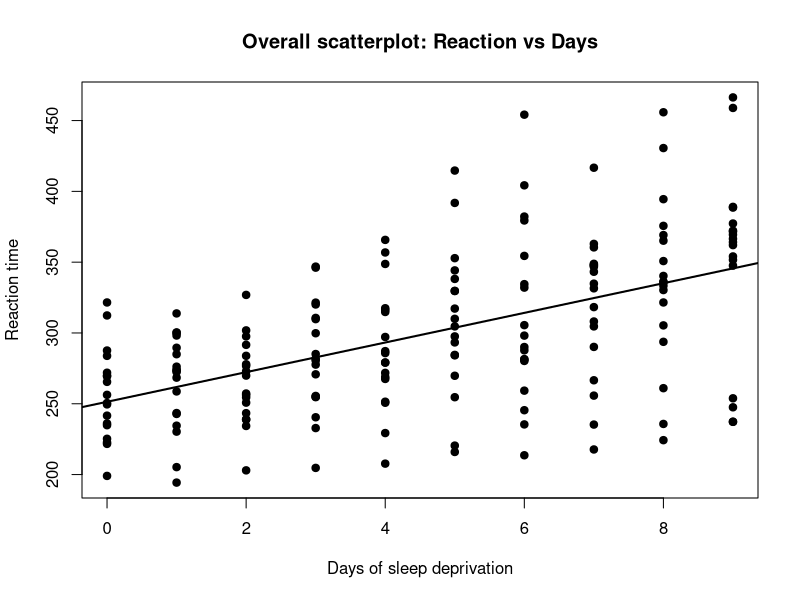
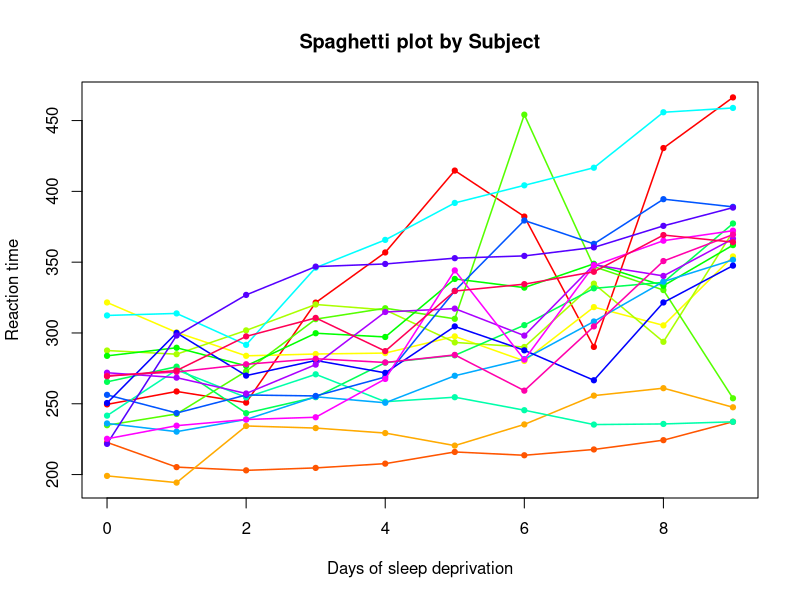
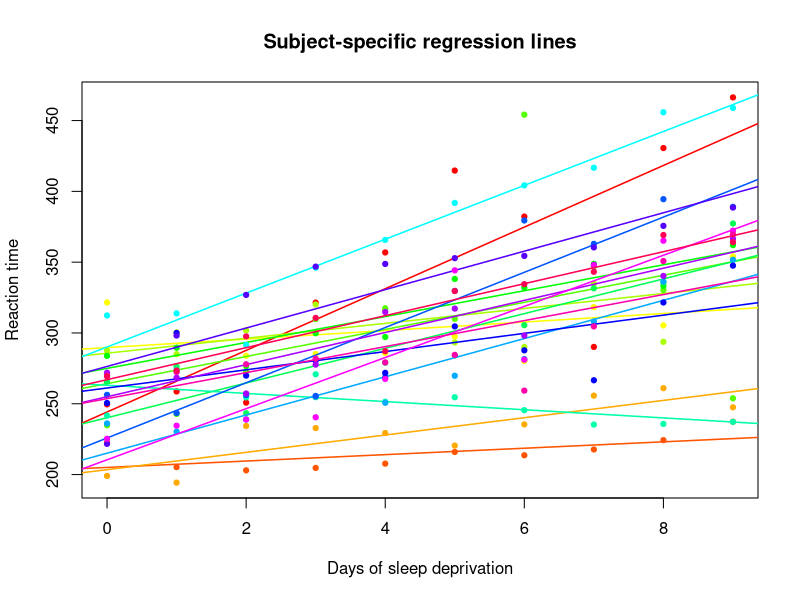
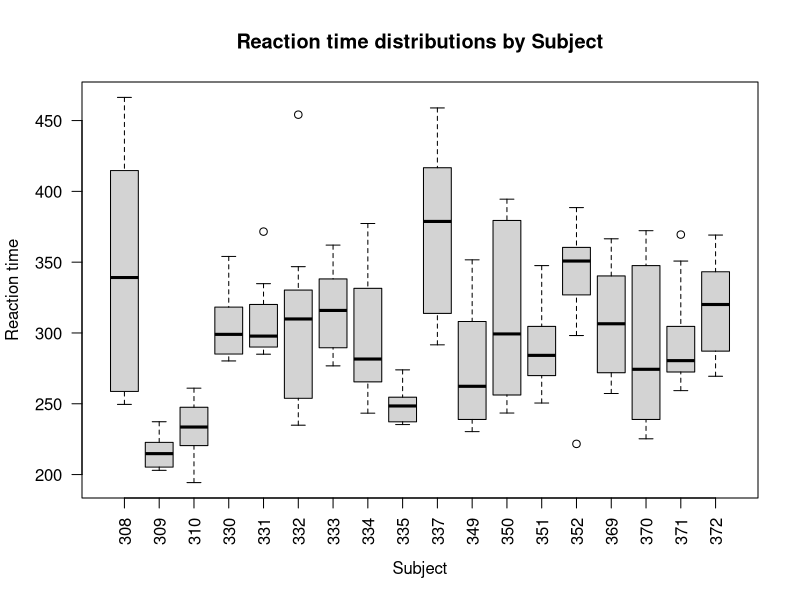
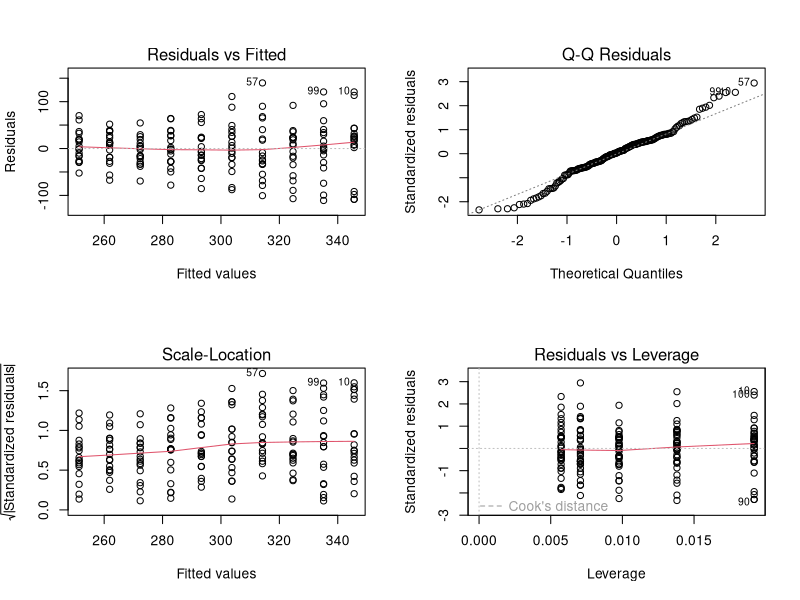
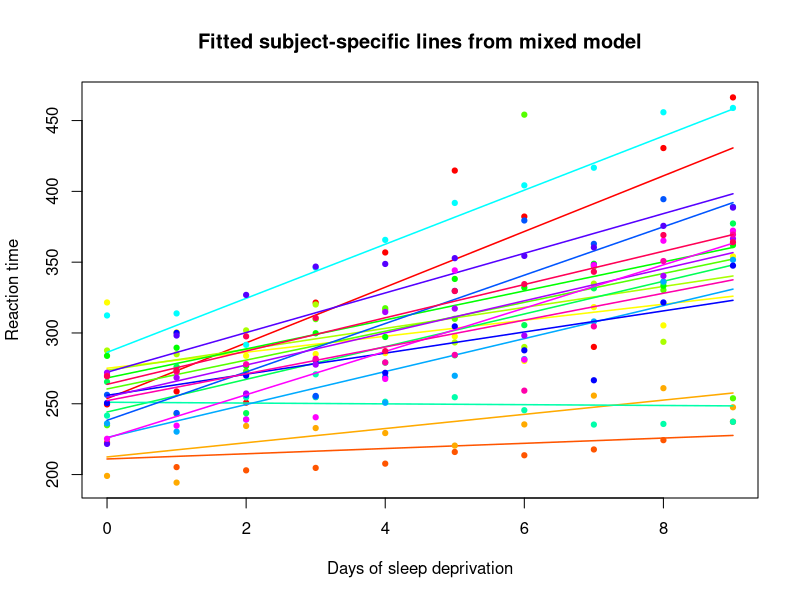
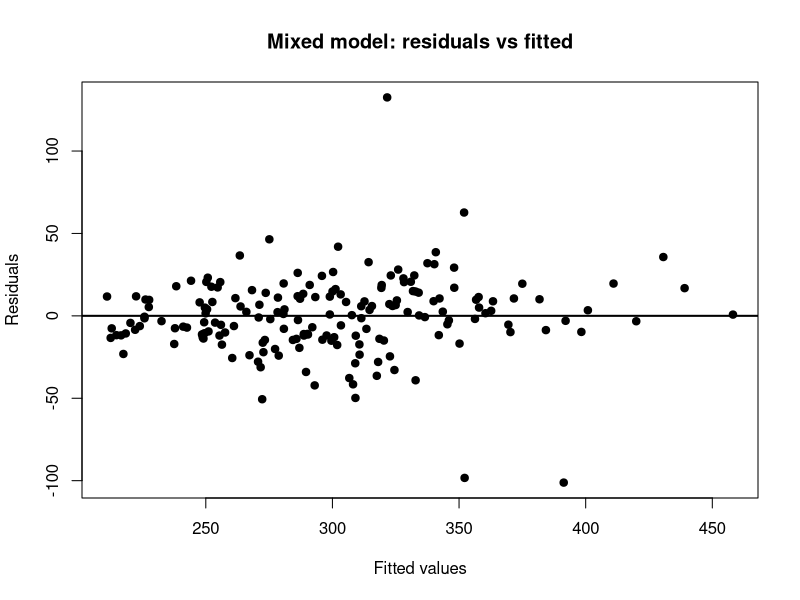
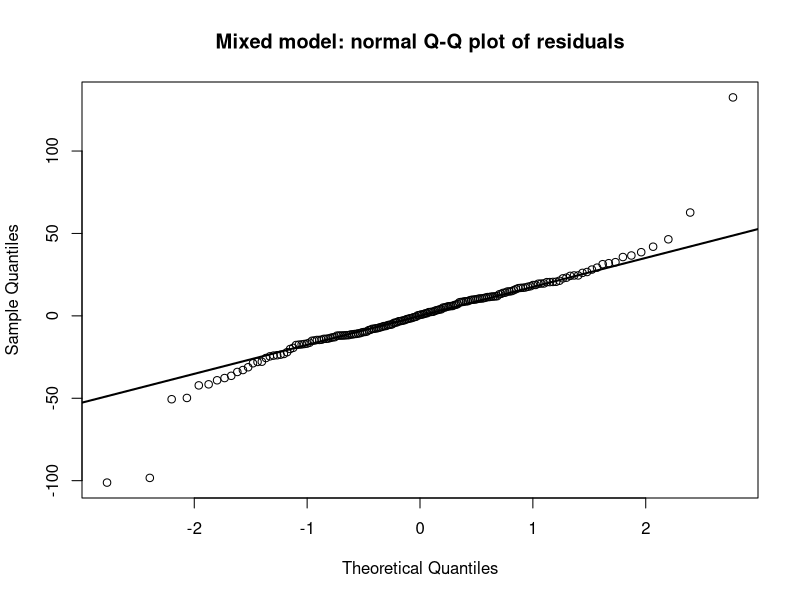

These figures' R source, in order:
## ============================================================
## Classroom demo: random effects models using sleepstudy
## Data: lme4::sleepstudy
## Goals:
##   1. Visualize group structure and within-subject dependence
##   2. Use plots to motivate random intercepts and random slopes
##   3. Fit mixed models with REML
##   4. Compare candidate random-effects structures
##   5. Conduct diagnostics
## ============================================================

## install.packages("lme4")   # uncomment if needed
library(lme4)

## ------------------------------------------------------------
## 1. Load data and inspect structure
## ------------------------------------------------------------
data("sleepstudy", package = "lme4")

str(sleepstudy)
head(sleepstudy)

cat("\n--- Basic structure ---\n")
cat("Number of observations:", nrow(sleepstudy), "\n")
cat("Number of subjects:", length(unique(sleepstudy$Subject)), "\n")
cat("Days observed per subject:\n")
print(table(sleepstudy$Subject))

## Variables:
## Reaction = reaction time
## Days     = number of days of sleep deprivation
## Subject  = subject ID

## ------------------------------------------------------------
## 2. Basic exploratory plots
## ------------------------------------------------------------

## Overall scatterplot
plot(Reaction ~ Days, data = sleepstudy,
     pch = 19,
     xlab = "Days of sleep deprivation",
     ylab = "Reaction time",
     main = "Overall scatterplot: Reaction vs Days")

## Add pooled OLS line
abline(lm(Reaction ~ Days, data = sleepstudy), lwd = 2)

cat("\nInterpretation:\n")
cat("* There is an overall upward trend: reaction time tends to increase with Days.\n")
cat("* But this plot ignores that measurements are repeated within Subject.\n")

## ------------------------------------------------------------
## 3. Spaghetti plot: key plot for group structure
## ------------------------------------------------------------

subjects <- levels(sleepstudy$Subject)
cols <- rainbow(length(subjects))

plot(range(sleepstudy$Days), range(sleepstudy$Reaction),
     type = "n",
     xlab = "Days of sleep deprivation",
     ylab = "Reaction time",
     main = "Spaghetti plot by Subject")

for (i in seq_along(subjects)) {
  dsub <- subset(sleepstudy, Subject == subjects[i])
  lines(dsub$Days, dsub$Reaction, col = cols[i], lwd = 1.5)
  points(dsub$Days, dsub$Reaction, col = cols[i], pch = 19, cex = 0.7)
}

cat("\nInterpretation of spaghetti plot:\n")
cat("* Subjects clearly differ in baseline reaction time at Day 0.\n")
cat("* Subjects also appear to differ in the rate of increase over Days.\n")
cat("* This suggests both a random intercept and possibly a random slope.\n")

## ------------------------------------------------------------
## 4. Subject-specific OLS fits to visualize variation in slopes
## ------------------------------------------------------------

plot(range(sleepstudy$Days), range(sleepstudy$Reaction),
     type = "n",
     xlab = "Days of sleep deprivation",
     ylab = "Reaction time",
     main = "Subject-specific regression lines")

for (i in seq_along(subjects)) {
  dsub <- subset(sleepstudy, Subject == subjects[i])
  fit_sub <- lm(Reaction ~ Days, data = dsub)
  abline(fit_sub, col = cols[i], lwd = 1.5)
  points(dsub$Days, dsub$Reaction, col = cols[i], pch = 19, cex = 0.7)
}

cat("\nInterpretation of subject-specific lines:\n")
cat("* Intercepts vary noticeably across subjects.\n")
cat("* Slopes also vary, though perhaps less dramatically than intercepts.\n")
cat("* This motivates trying:\n")
cat("    1. random intercept model\n")
cat("    2. random intercept + random slope model\n")

## ------------------------------------------------------------
## 5. Boxplots by Subject to show between-subject variation
## ------------------------------------------------------------

boxplot(Reaction ~ Subject, data = sleepstudy,
        las = 2,
        xlab = "Subject",
        ylab = "Reaction time",
        main = "Reaction time distributions by Subject")

cat("\nInterpretation of boxplots:\n")
cat("* Distributions differ across subjects, supporting subject-level heterogeneity.\n")
cat("* This is incompatible with a simple iid-error linear regression model.\n")

## ------------------------------------------------------------
## 6. Compare to pooled OLS (incorrect independence assumption)
## ------------------------------------------------------------

fit_ols <- lm(Reaction ~ Days, data = sleepstudy)

cat("\n--- Pooled OLS summary ---\n")
print(summary(fit_ols))

par(mfrow = c(2, 2))
plot(fit_ols)
par(mfrow = c(1, 1))

cat("\nWhy pooled OLS is inadequate:\n")
cat("* It ignores repeated measures within Subject.\n")
cat("* Residuals are treated as independent, which is not appropriate here.\n")
cat("* Any subject-level structure is forced into the residuals.\n")

## ------------------------------------------------------------
## 7. Fit mixed models using REML
## ------------------------------------------------------------

## Random intercept model
fit_ri <- lmer(Reaction ~ Days + (1 | Subject),
               data = sleepstudy, REML = TRUE)

## Random intercept + random slope model
fit_ris <- lmer(Reaction ~ Days + (Days | Subject),
                data = sleepstudy, REML = TRUE)

cat("\n--- Random intercept model (REML) ---\n")
print(summary(fit_ri))

cat("\n--- Random intercept + random slope model (REML) ---\n")
print(summary(fit_ris))

cat("\nInterpretation:\n")
cat("* In the random intercept model, each subject gets their own baseline level.\n")
cat("* In the random slope model, each subject gets their own baseline and slope.\n")
cat("* Because the spaghetti plot showed both vertical shifts and slope differences,\n")
cat("  the random slope model is often more scientifically appropriate.\n")

## ------------------------------------------------------------
## 8. Extract and interpret variance components
## ------------------------------------------------------------

cat("\n--- Variance components: random intercept model ---\n")
print(VarCorr(fit_ri), comp = c("Variance", "Std.Dev."))

cat("\n--- Variance components: random intercept + slope model ---\n")
print(VarCorr(fit_ris), comp = c("Variance", "Std.Dev."))

## ICC for random intercept model
vc_ri <- as.data.frame(VarCorr(fit_ri))
sigma_u2 <- vc_ri$vcov[vc_ri$grp == "Subject"]
sigma_e2 <- vc_ri$vcov[vc_ri$grp == "Residual"]
icc <- sigma_u2 / (sigma_u2 + sigma_e2)

cat("\n--- Intraclass correlation (random intercept model) ---\n")
cat("ICC =", round(icc, 3), "\n")

cat("\nInterpretation of ICC:\n")
cat("* ICC is the correlation between two measurements from the same subject.\n")
cat("* A nontrivial ICC confirms within-subject dependence.\n")

## ------------------------------------------------------------
## 9. Visualize fitted subject-specific lines from mixed model
## ------------------------------------------------------------

## Extract subject-specific coefficients from random slope model
coefs_subject <- coef(fit_ris)$Subject

plot(range(sleepstudy$Days), range(sleepstudy$Reaction),
     type = "n",
     xlab = "Days of sleep deprivation",
     ylab = "Reaction time",
     main = "Fitted subject-specific lines from mixed model")

for (i in seq_along(subjects)) {
  dsub <- subset(sleepstudy, Subject == subjects[i])
  b0 <- coefs_subject[subjects[i], "(Intercept)"]
  b1 <- coefs_subject[subjects[i], "Days"]
  lines(sort(dsub$Days), b0 + b1 * sort(dsub$Days), col = cols[i], lwd = 1.5)
  points(dsub$Days, dsub$Reaction, col = cols[i], pch = 19, cex = 0.7)
}

cat("\nInterpretation:\n")
cat("* These are partially pooled subject-specific lines.\n")
cat("* Compared with separate OLS fits by subject, they are shrunk toward the population mean trend.\n")

## ------------------------------------------------------------
## 10. Compare random effects structures
## NOTE:
## To compare different random-effects structures, many instructors use REML
## if the fixed-effects structure is unchanged.
## ------------------------------------------------------------

cat("\n--- Model comparison by REML criterion ---\n")
cat("Random intercept model REML criterion:",
    deviance(fit_ri), "\n")
cat("Random intercept + slope model REML criterion:",
    deviance(fit_ris), "\n")

cat("\nCaution:\n")
cat("* Lower REML criterion suggests better fit when comparing models with the same fixed effects.\n")
cat("* For formal likelihood-ratio comparison of random-effects structures, one often refits using ML.\n")

## Optional formal comparison by ML for teaching
fit_ri_ml  <- lmer(Reaction ~ Days + (1 | Subject),
                   data = sleepstudy, REML = FALSE)
fit_ris_ml <- lmer(Reaction ~ Days + (Days | Subject),
                   data = sleepstudy, REML = FALSE)

cat("\n--- Formal comparison of random-effects structures using ML ---\n")
print(anova(fit_ri_ml, fit_ris_ml))

## ------------------------------------------------------------
## 11. Diagnostics for the final model
## We'll use the random intercept + slope model as the working final model
## ------------------------------------------------------------

fit_final <- fit_ris

## Marginal fitted values and residuals
fitted_vals <- fitted(fit_final)
resid_vals  <- resid(fit_final)

## Residuals vs fitted
plot(fitted_vals, resid_vals,
     pch = 19,
     xlab = "Fitted values",
     ylab = "Residuals",
     main = "Mixed model: residuals vs fitted")
abline(h = 0, lwd = 2)

## QQ plot of residuals
qqnorm(resid_vals, main = "Mixed model: normal Q-Q plot of residuals")
qqline(resid_vals, lwd = 2)

## Histogram of residuals
hist(resid_vals, breaks = 20,
     main = "Mixed model: residual histogram",
     xlab = "Residuals")

## ------------------------------------------------------------
## 12. Diagnostics for random effects
## ------------------------------------------------------------

ran <- ranef(fit_final)$Subject

## QQ plot for random intercepts
qqnorm(ran[, "(Intercept)"],
       main = "Q-Q plot of random intercepts")
qqline(ran[, "(Intercept)"], lwd = 2)

## QQ plot for random slopes
qqnorm(ran[, "Days"],
       main = "Q-Q plot of random slopes")
qqline(ran[, "Days"], lwd = 2)

## Random intercept vs random slope
plot(ran[, "(Intercept)"], ran[, "Days"],
     pch = 19,
     xlab = "Random intercepts",
     ylab = "Random slopes",
     main = "Estimated random intercepts vs slopes")

cat("\nDiagnostic interpretation:\n")
cat("* Residuals vs fitted: check for nonlinearity and heteroskedasticity.\n")
cat("* Residual Q-Q: check approximate normality of level-1 errors.\n")
cat("* Random effects Q-Q plots: check approximate normality of subject effects.\n")
cat("* Random intercept vs slope plot: inspect dependence between subject baselines and subject slopes.\n")

## ------------------------------------------------------------
## 13. Subject-level residual patterns
## ------------------------------------------------------------

plot(range(sleepstudy$Days), range(resid_vals),
     type = "n",
     xlab = "Days",
     ylab = "Residuals",
     main = "Residuals by subject over time")

for (i in seq_along(subjects)) {
  dsub <- subset(sleepstudy, Subject == subjects[i])
  rsub <- resid(fit_final)[sleepstudy$Subject == subjects[i]]
  lines(dsub$Days, rsub, col = cols[i], lwd = 1.2)
  points(dsub$Days, rsub, col = cols[i], pch = 19, cex = 0.7)
}
abline(h = 0, lwd = 2)

cat("\nInterpretation:\n")
cat("* Look for systematic time patterns within subject that would suggest remaining misspecification.\n")
cat("* If residual trajectories are roughly centered around zero without strong structure,\n")
cat("  the model is doing a reasonable job.\n")

## ------------------------------------------------------------
## 14. Clean summary for class
## ------------------------------------------------------------

cat("\n============================================================\n")
cat("CLASSROOM TAKEAWAYS\n")
cat("============================================================\n")
cat("1. Spaghetti plots reveal repeated-measures structure and subject heterogeneity.\n")
cat("2. Variation in starting level suggests a random intercept.\n")
cat("3. Variation in subject-specific slopes suggests a random slope for Days.\n")
cat("4. Fit mixed models with REML for estimation of variance components.\n")
cat("5. Use residual and random-effects diagnostics just as in ordinary regression,\n")
cat("   but now at both the observation and group levels.\n")
cat("6. The mixed model captures within-subject dependence and yields subject-specific\n")
cat("   trajectories through partial pooling.\n")
